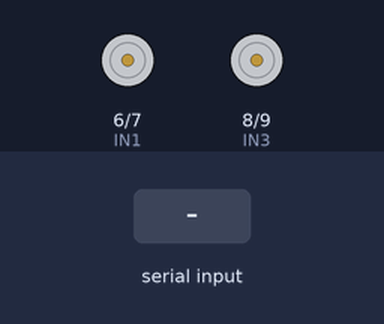
A sketch run on a simulated Arduino Uno, built with avr-gcc and run on an emulated ATmega328P. Shown: motor-driver pin pairs drawn as motors (green arrow = first pin HIGH = forward, orange = second pin HIGH = backward, longer = more drive, scaled by the enable pin). The test bench sets the inputs (shaded band).

Above: at 1.2 s.
1.3 s: "X:\n" received over Serial
At 2.4 s:
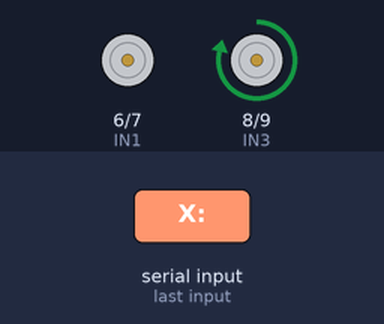
2.8 s: "E\n" received over Serial
At 3.2 s:
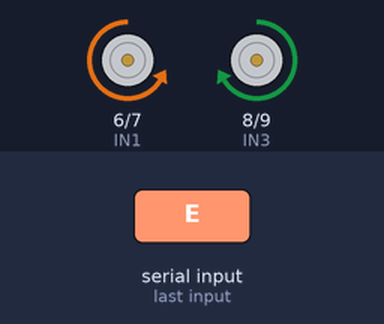
4.8 s: "D\n" received over Serial
At 5.2 s:
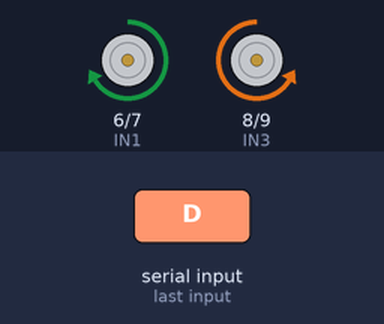
6.8 s: "X:90\n" received over Serial
At 7.8 s:
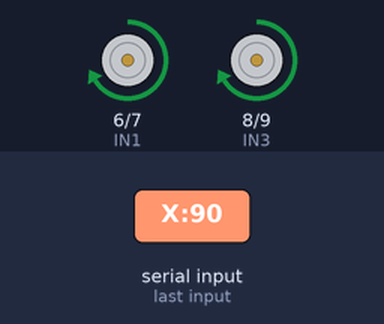
8.3 s: "U\n" received over Serial
At 9.7 s:
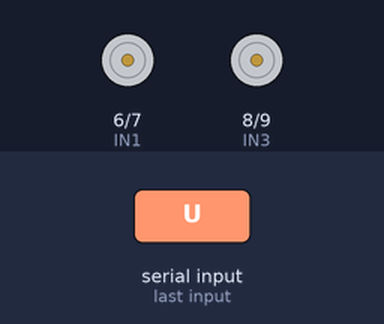
Timing chart, 0 to 11.3 s (numbered marks = the images above; inputs shaded):
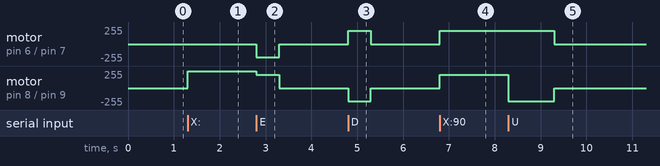

The sketch:

Motor_control.ino
```cpp
// Definições de Pinos da Ponte H L298N
// Lado Esquerdo (Motores 1 e 2 em paralelo)
#define ENA 5   // Controle de Velocidade PWM
#define IN1 6   // Sentido
#define IN2 7   // Sentido

// Lado Direito (Motores 3 e 4 em paralelo)
#define IN3 8   // Sentido
#define IN4 9   // Sentido
#define ENB 10  // Controle de Velocidade PWM

// Variáveis da câmera
int centro_camera = 160; // Centro geométrico em X (320/2)

// Constantes de Velocidade e Controle
int velocidade_base = 120; // Ajuste entre 0 e 255
float kp = 0.8;            // Constante Proporcional (Ajuste na pista)

void setup() {
  Serial.begin(115200); // MESMA VELOCIDADE DO PYTHON

  pinMode(ENA, OUTPUT);
  pinMode(IN1, OUTPUT);
  pinMode(IN2, OUTPUT);

  pinMode(ENB, OUTPUT);
  pinMode(IN3, OUTPUT);
  pinMode(IN4, OUTPUT);

  pararMotores();
}

void loop() {
  if (Serial.available() > 0) {
    String comando = Serial.readStringUntil('\n');
    comando.trim(); // Remove espaços em branco

    if (comando.startsWith("X:")) {
      // MODO SEGUIR LINHA
      int posicao_x = comando.substring(2).toInt();
      seguirLinha(posicao_x);
    }
    else if (comando == "E") {
      // CURVA 90 ESQUERDA
      girarEsquerda(200); // Velocidade do giro
      delay(500);         // Tempo do giro (Ajuste conforme o peso do robô)
      pararMotores();
    }
    else if (comando == "D") {
      // CURVA 90 DIREITA
      girarDireita(200);
      delay(500);
      pararMotores();
    }
    else if (comando == "U") {
      // RETORNO 180 GRAUS (Beco)
      girarDireita(200);
      delay(1000); // Dobro do tempo do giro de 90
      pararMotores();
    }
  }
}

// ================= LÓGICA DE MOVIMENTAÇÃO =================

void seguirLinha(int x) {
  // Controle Proporcional simples
  int erro = x - centro_camera;
  int ajuste = erro * kp;

  int vel_esq = velocidade_base + ajuste;
  int vel_dir = velocidade_base - ajuste;

  // Limita os valores de PWM entre 0 e 255
  vel_esq = constrain(vel_esq, 0, 255);
  vel_dir = constrain(vel_dir, 0, 255);

  moverFrente(vel_esq, vel_dir);
}

void moverFrente(int velEsq, int velDir) {
  // Motores da Esquerda giram pra frente
  digitalWrite(IN1, HIGH);
  digitalWrite(IN2, LOW);
  analogWrite(ENA, velEsq);

  // Motores da Direita giram pra frente
  digitalWrite(IN3, HIGH);
  digitalWrite(IN4, LOW);
  analogWrite(ENB, velDir);
}

void girarEsquerda(int vel) {
  // Motores Esquerda pra trás, Direita pra frente
  digitalWrite(IN1, LOW);
  digitalWrite(IN2, HIGH);
  analogWrite(ENA, vel);

  digitalWrite(IN3, HIGH);
  digitalWrite(IN4, LOW);
  analogWrite(ENB, vel);
}

void girarDireita(int vel) {
  // Motores Esquerda pra frente, Direita pra trás
  digitalWrite(IN1, HIGH);
  digitalWrite(IN2, LOW);
  analogWrite(ENA, vel);

  digitalWrite(IN3, LOW);
  digitalWrite(IN4, HIGH);
  analogWrite(ENB, vel);
}

void pararMotores() {
  digitalWrite(IN1, LOW);
  digitalWrite(IN2, LOW);
  analogWrite(ENA, 0);

  digitalWrite(IN3, LOW);
  digitalWrite(IN4, LOW);
  analogWrite(ENB, 0);
}
```

Measured:
- after the input at 1.3 s, motor on pin 8 (IN3) / pin 9 (IN4): stopped → forward 248/255 at once
- after the input at 2.8 s, motor on pin 6 (IN1) / pin 7 (IN2): stopped → backward 200/255 at once, → stopped 0.50 s later; motor on pin 8 (IN3) / pin 9 (IN4): forward 248/255 → forward 200/255 at once, → stopped 0.50 s later
- after the input at 4.8 s, motor on pin 6 (IN1) / pin 7 (IN2): stopped → forward 200/255 at once, → stopped 0.50 s later; motor on pin 8 (IN3) / pin 9 (IN4): stopped → backward 200/255 at once, → stopped 0.50 s later
- after the input at 6.8 s, motor on pin 6 (IN1) / pin 7 (IN2), motor on pin 8 (IN3) / pin 9 (IN4): stopped → forward 200/255 at once
- after the input at 8.3 s, motor on pin 6 (IN1) / pin 7 (IN2): forward 200/255 → stopped after 1.0 s; motor on pin 8 (IN3) / pin 9 (IN4): forward 200/255 → backward 200/255 at once, → stopped 1.0 s later
